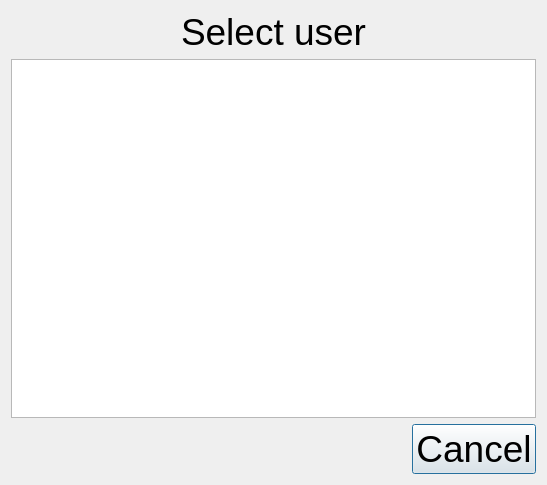
<?xml version="1.0" encoding="UTF-8"?>
<ui version="4.0">
 <class>Dialog</class>
 <widget class="QDialog" name="Dialog">
  <property name="geometry">
   <rect>
    <x>0</x>
    <y>0</y>
    <width>547</width>
    <height>485</height>
   </rect>
  </property>
  <property name="font">
   <font>
    <pointsize>28</pointsize>
   </font>
  </property>
  <property name="windowTitle">
   <string>Dialog</string>
  </property>
  <layout class="QVBoxLayout" name="verticalLayout">
   <item>
    <widget class="QLabel" name="lblUser">
     <property name="text">
      <string>Select user</string>
     </property>
     <property name="alignment">
      <set>Qt::AlignCenter</set>
     </property>
    </widget>
   </item>
   <item>
    <widget class="QListView" name="listView">
     <property name="spacing">
      <number>0</number>
     </property>
     <property name="modelColumn">
      <number>0</number>
     </property>
    </widget>
   </item>
   <item>
    <widget class="QDialogButtonBox" name="buttonBox">
     <property name="orientation">
      <enum>Qt::Horizontal</enum>
     </property>
     <property name="standardButtons">
      <set>QDialogButtonBox::Cancel</set>
     </property>
    </widget>
   </item>
  </layout>
 </widget>
 <resources/>
 <connections>
  <connection>
   <sender>buttonBox</sender>
   <signal>accepted()</signal>
   <receiver>Dialog</receiver>
   <slot>accept()</slot>
   <hints>
    <hint type="sourcelabel">
     <x>248</x>
     <y>254</y>
    </hint>
    <hint type="destinationlabel">
     <x>157</x>
     <y>274</y>
    </hint>
   </hints>
  </connection>
  <connection>
   <sender>buttonBox</sender>
   <signal>rejected()</signal>
   <receiver>Dialog</receiver>
   <slot>reject()</slot>
   <hints>
    <hint type="sourcelabel">
     <x>316</x>
     <y>260</y>
    </hint>
    <hint type="destinationlabel">
     <x>286</x>
     <y>274</y>
    </hint>
   </hints>
  </connection>
 </connections>
</ui>
